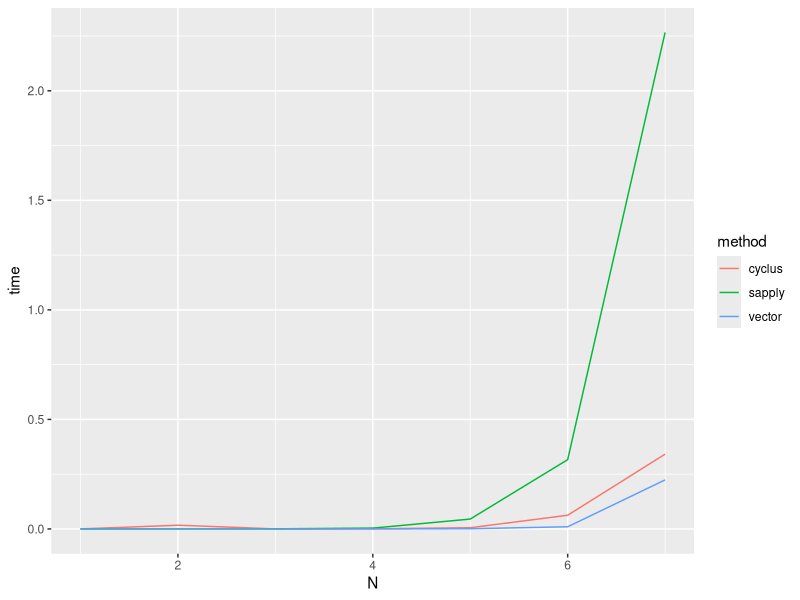

This chart was generated by the following R code:

#srovnani vykonu vektorove operace a operace provadene cyklem

#pripravime si funkci pro mereni doby behu funkce (neni nutne - takova existuje, ale je to demo)
zmer <- function(x,fun) {
  t1 <- as.numeric(Sys.time())
  fun(x)
  t2 <- as.numeric(Sys.time())
  return(t2 - t1)
}

#funkce vektorove
vektorove <- function(x) {
  y <- sqrt(x)
}

#funkce cyklem
cyklem <- function(x) {
  for (i in 1:length(x)) {
    sqrt(x[i])
  }
}

hromadne <- function(x) {
  vapply(x,FUN = sqrt,FUN.VALUE = 1)
}

#empty dataframe
data <- data.frame()

#a jedem
for (mocnina in 1:7) {
  message(sprintf("Calculating for 10^%d",mocnina))
  max = 10 ^ mocnina;
  a = 1:max
  
  tv <- zmer(a,vektorove)
  tf <- zmer(a,cyklem)
  th <- zmer(a,hromadne)
  
  data <-
    rbind(data,data.frame(list(
      N = mocnina,time = tv,method = "vector"
    )))
  data <-
    rbind(data,data.frame(list(
      N = mocnina,time = tf,method = "cyclus"
    )))
  data <-
    rbind(data,data.frame(list(
      N = mocnina,time = th,method = "sapply"
    )))
  
}

data

library(ggplot2)
ggplot(data,aes(x = N,y = time,col = method)) + geom_line()
